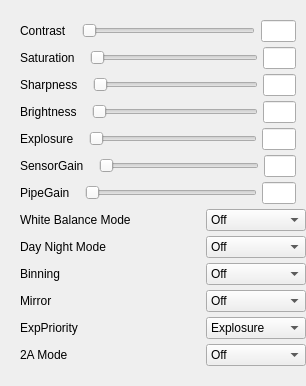
                      <widget class="QWidget" name="camera_settingNormal">
                       <attribute name="title">
                        <string>Normal</string>
                       </attribute>
                       <layout class="QVBoxLayout" name="verticalLayout_8">
                        <property name="spacing">
                         <number>5</number>
                        </property>
                        <property name="leftMargin">
                         <number>20</number>
                        </property>
                        <property name="topMargin">
                         <number>20</number>
                        </property>
                        <property name="rightMargin">
                         <number>0</number>
                        </property>
                        <property name="bottomMargin">
                         <number>20</number>
                        </property>
                        <item>
                         <layout class="QHBoxLayout" name="camera_contrastlabellayout">
                          <item>
                           <widget class="QLabel" name="camera_contrastlabel">
                            <property name="sizePolicy">
                             <sizepolicy hsizetype="Preferred" vsizetype="Expanding">
                              <horstretch>0</horstretch>
                              <verstretch>0</verstretch>
                             </sizepolicy>
                            </property>
                            <property name="text">
                             <string>Contrast</string>
                            </property>
                           </widget>
                          </item>
                          <item>
                           <layout class="QHBoxLayout" name="camera_contrastsublayout" stretch="5,1">
                            <property name="spacing">
                             <number>6</number>
                            </property>
                            <property name="leftMargin">
                             <number>10</number>
                            </property>
                            <property name="rightMargin">
                             <number>10</number>
                            </property>
                            <item>
                             <widget class="QSlider" name="camera_contrastSlider">
                              <property name="orientation">
                               <enum>Qt::Horizontal</enum>
                              </property>
                             </widget>
                            </item>
                            <item>
                             <widget class="LineEdit" name="camera_contrastlineEdit"/>
                            </item>
                           </layout>
                          </item>
                         </layout>
                        </item>
                        <item>
                         <layout class="QHBoxLayout" name="camera_saturationlayout">
                          <item>
                           <widget class="QLabel" name="camera_saturationlabel">
                            <property name="sizePolicy">
                             <sizepolicy hsizetype="Preferred" vsizetype="Expanding">
                              <horstretch>0</horstretch>
                              <verstretch>0</verstretch>
                             </sizepolicy>
                            </property>
                            <property name="text">
                             <string>Saturation</string>
                            </property>
                           </widget>
                          </item>
                          <item>
                           <layout class="QHBoxLayout" name="camera_saturationsublayout" stretch="5,1">
                            <property name="leftMargin">
                             <number>10</number>
                            </property>
                            <property name="rightMargin">
                             <number>10</number>
                            </property>
                            <item>
                             <widget class="QSlider" name="camera_saturationSlider">
                              <property name="orientation">
                               <enum>Qt::Horizontal</enum>
                              </property>
                             </widget>
                            </item>
                            <item>
                             <widget class="LineEdit" name="camera_saturationlineEdit"/>
                            </item>
                           </layout>
                          </item>
                         </layout>
                        </item>
                        <item>
                         <layout class="QHBoxLayout" name="camera_sharpnesslayout">
                          <item>
                           <widget class="QLabel" name="camera_sharpnesslabel">
                            <property name="sizePolicy">
                             <sizepolicy hsizetype="Preferred" vsizetype="Expanding">
                              <horstretch>0</horstretch>
                              <verstretch>0</verstretch>
                             </sizepolicy>
                            </property>
                            <property name="text">
                             <string>Sharpness</string>
                            </property>
                           </widget>
                          </item>
                          <item>
                           <layout class="QHBoxLayout" name="camera_sharpnesssublayout" stretch="5,1">
                            <property name="leftMargin">
                             <number>10</number>
                            </property>
                            <property name="rightMargin">
                             <number>10</number>
                            </property>
                            <item>
                             <widget class="QSlider" name="camera_sharpnessSlider">
                              <property name="orientation">
                               <enum>Qt::Horizontal</enum>
                              </property>
                             </widget>
                            </item>
                            <item>
                             <widget class="LineEdit" name="camera_sharpnesslineEdit"/>
                            </item>
                           </layout>
                          </item>
                         </layout>
                        </item>
                        <item>
                         <layout class="QHBoxLayout" name="camera_brtightnesslayout">
                          <item>
                           <widget class="QLabel" name="camera_brightnesslabel">
                            <property name="sizePolicy">
                             <sizepolicy hsizetype="Preferred" vsizetype="Expanding">
                              <horstretch>0</horstretch>
                              <verstretch>0</verstretch>
                             </sizepolicy>
                            </property>
                            <property name="text">
                             <string>Brightness</string>
                            </property>
                           </widget>
                          </item>
                          <item>
                           <layout class="QHBoxLayout" name="camera_brightnesssublayout" stretch="5,1">
                            <property name="leftMargin">
                             <number>10</number>
                            </property>
                            <property name="rightMargin">
                             <number>10</number>
                            </property>
                            <item>
                             <widget class="QSlider" name="camera_brightnessSlider">
                              <property name="orientation">
                               <enum>Qt::Horizontal</enum>
                              </property>
                             </widget>
                            </item>
                            <item>
                             <widget class="LineEdit" name="camera_brightnesslineEdit"/>
                            </item>
                           </layout>
                          </item>
                         </layout>
                        </item>
                        <item>
                         <layout class="QHBoxLayout" name="camera_exposurelayout">
                          <item>
                           <widget class="QLabel" name="camera_exposurelabel">
                            <property name="sizePolicy">
                             <sizepolicy hsizetype="Preferred" vsizetype="Expanding">
                              <horstretch>0</horstretch>
                              <verstretch>0</verstretch>
                             </sizepolicy>
                            </property>
                            <property name="text">
                             <string>Explosure</string>
                            </property>
                           </widget>
                          </item>
                          <item>
                           <layout class="QHBoxLayout" name="camera_exposuresublayout" stretch="5,1">
                            <property name="leftMargin">
                             <number>10</number>
                            </property>
                            <property name="rightMargin">
                             <number>10</number>
                            </property>
                            <item>
                             <widget class="QSlider" name="camera_exposureSlider">
                              <property name="orientation">
                               <enum>Qt::Horizontal</enum>
                              </property>
                             </widget>
                            </item>
                            <item>
                             <widget class="LineEdit" name="camera_exposurelineEdit"/>
                            </item>
                           </layout>
                          </item>
                         </layout>
                        </item>
                        <item>
                         <layout class="QHBoxLayout" name="camera_sensorgainlayout">
                          <item>
                           <widget class="QLabel" name="camera_sensorgainlabel">
                            <property name="sizePolicy">
                             <sizepolicy hsizetype="Preferred" vsizetype="Expanding">
                              <horstretch>0</horstretch>
                              <verstretch>0</verstretch>
                             </sizepolicy>
                            </property>
                            <property name="text">
                             <string>SensorGain</string>
                            </property>
                           </widget>
                          </item>
                          <item>
                           <layout class="QHBoxLayout" name="camera_sensorgainsublayout" stretch="5,1">
                            <property name="leftMargin">
                             <number>10</number>
                            </property>
                            <property name="rightMargin">
                             <number>10</number>
                            </property>
                            <item>
                             <widget class="QSlider" name="camera_sensorgainSlider">
                              <property name="orientation">
                               <enum>Qt::Horizontal</enum>
                              </property>
                             </widget>
                            </item>
                            <item>
                             <widget class="LineEdit" name="camera_sensorgainlineEdit"/>
                            </item>
                           </layout>
                          </item>
                         </layout>
                        </item>
                        <item>
                         <layout class="QHBoxLayout" name="camera_pipegainlayout">
                          <item>
                           <widget class="QLabel" name="camera_pipegainlabel">
                            <property name="sizePolicy">
                             <sizepolicy hsizetype="Preferred" vsizetype="Expanding">
                              <horstretch>0</horstretch>
                              <verstretch>0</verstretch>
                             </sizepolicy>
                            </property>
                            <property name="text">
                             <string>PipeGain</string>
                            </property>
                           </widget>
                          </item>
                          <item>
                           <layout class="QHBoxLayout" name="camera_pipegainsublayout" stretch="5,1">
                            <property name="leftMargin">
                             <number>10</number>
                            </property>
                            <property name="rightMargin">
                             <number>10</number>
                            </property>
                            <item>
                             <widget class="QSlider" name="camera_pipegainSlider">
                              <property name="orientation">
                               <enum>Qt::Horizontal</enum>
                              </property>
                             </widget>
                            </item>
                            <item>
                             <widget class="LineEdit" name="camera_pipegainlineEdit"/>
                            </item>
                           </layout>
                          </item>
                         </layout>
                        </item>
                        <item>
                         <layout class="QHBoxLayout" name="camera_whitebalancemodelayout">
                          <item alignment="Qt::AlignLeft">
                           <widget class="QLabel" name="camera_whitebalancemodelabel">
                            <property name="sizePolicy">
                             <sizepolicy hsizetype="Preferred" vsizetype="Expanding">
                              <horstretch>0</horstretch>
                              <verstretch>0</verstretch>
                             </sizepolicy>
                            </property>
                            <property name="text">
                             <string>White Balance Mode</string>
                            </property>
                           </widget>
                          </item>
                          <item alignment="Qt::AlignRight">
                           <widget class="QComboBox" name="camera_whitebalancemodecomboBox">
                            <property name="sizePolicy">
                             <sizepolicy hsizetype="Fixed" vsizetype="Fixed">
                              <horstretch>0</horstretch>
                              <verstretch>0</verstretch>
                             </sizepolicy>
                            </property>
                            <property name="minimumSize">
                             <size>
                              <width>100</width>
                              <height>0</height>
                             </size>
                            </property>
                            <property name="maximumSize">
                             <size>
                              <width>100</width>
                              <height>16777215</height>
                             </size>
                            </property>
                            <item>
                             <property name="text">
                              <string>Off</string>
                             </property>
                            </item>
                            <item>
                             <property name="text">
                              <string>On</string>
                             </property>
                            </item>
                           </widget>
                          </item>
                         </layout>
                        </item>
                        <item>
                         <layout class="QHBoxLayout" name="camera_daynightmodelayout">
                          <item alignment="Qt::AlignLeft">
                           <widget class="QLabel" name="camera_daynightmodelabel">
                            <property name="sizePolicy">
                             <sizepolicy hsizetype="Preferred" vsizetype="Expanding">
                              <horstretch>0</horstretch>
                              <verstretch>0</verstretch>
                             </sizepolicy>
                            </property>
                            <property name="text">
                             <string>Day Night Mode</string>
                            </property>
                           </widget>
                          </item>
                          <item alignment="Qt::AlignRight">
                           <widget class="QComboBox" name="camera_daynightmodecomboBox">
                            <property name="sizePolicy">
                             <sizepolicy hsizetype="Fixed" vsizetype="Fixed">
                              <horstretch>0</horstretch>
                              <verstretch>0</verstretch>
                             </sizepolicy>
                            </property>
                            <property name="minimumSize">
                             <size>
                              <width>100</width>
                              <height>0</height>
                             </size>
                            </property>
                            <property name="maximumSize">
                             <size>
                              <width>100</width>
                              <height>16777215</height>
                             </size>
                            </property>
                            <item>
                             <property name="text">
                              <string>Off</string>
                             </property>
                            </item>
                            <item>
                             <property name="text">
                              <string>On</string>
                             </property>
                            </item>
                           </widget>
                          </item>
                         </layout>
                        </item>
                        <item>
                         <layout class="QHBoxLayout" name="camera_binninglayout">
                          <item alignment="Qt::AlignLeft">
                           <widget class="QLabel" name="camera_binninglabel">
                            <property name="sizePolicy">
                             <sizepolicy hsizetype="Preferred" vsizetype="Expanding">
                              <horstretch>0</horstretch>
                              <verstretch>0</verstretch>
                             </sizepolicy>
                            </property>
                            <property name="text">
                             <string>Binning</string>
                            </property>
                           </widget>
                          </item>
                          <item alignment="Qt::AlignRight">
                           <widget class="QComboBox" name="camera_binningcomboBox">
                            <property name="sizePolicy">
                             <sizepolicy hsizetype="Fixed" vsizetype="Fixed">
                              <horstretch>0</horstretch>
                              <verstretch>0</verstretch>
                             </sizepolicy>
                            </property>
                            <property name="minimumSize">
                             <size>
                              <width>100</width>
                              <height>0</height>
                             </size>
                            </property>
                            <property name="maximumSize">
                             <size>
                              <width>100</width>
                              <height>16777215</height>
                             </size>
                            </property>
                            <item>
                             <property name="text">
                              <string>Off</string>
                             </property>
                            </item>
                            <item>
                             <property name="text">
                              <string>On</string>
                             </property>
                            </item>
                           </widget>
                          </item>
                         </layout>
                        </item>
                        <item>
                         <layout class="QHBoxLayout" name="camera_mirrorlayout">
                          <item alignment="Qt::AlignLeft">
                           <widget class="QLabel" name="camera_mirrorlabel">
                            <property name="sizePolicy">
                             <sizepolicy hsizetype="Preferred" vsizetype="Expanding">
                              <horstretch>0</horstretch>
                              <verstretch>0</verstretch>
                             </sizepolicy>
                            </property>
                            <property name="text">
                             <string>Mirror</string>
                            </property>
                           </widget>
                          </item>
                          <item alignment="Qt::AlignRight">
                           <widget class="QComboBox" name="camera_mirrorcomboBox">
                            <property name="sizePolicy">
                             <sizepolicy hsizetype="Fixed" vsizetype="Fixed">
                              <horstretch>0</horstretch>
                              <verstretch>0</verstretch>
                             </sizepolicy>
                            </property>
                            <property name="minimumSize">
                             <size>
                              <width>100</width>
                              <height>0</height>
                             </size>
                            </property>
                            <property name="maximumSize">
                             <size>
                              <width>100</width>
                              <height>16777215</height>
                             </size>
                            </property>
                            <item>
                             <property name="text">
                              <string>Off</string>
                             </property>
                            </item>
                            <item>
                             <property name="text">
                              <string>On</string>
                             </property>
                            </item>
                           </widget>
                          </item>
                         </layout>
                        </item>
                        <item>
                         <layout class="QHBoxLayout" name="camera_expprioritylayout">
                          <item alignment="Qt::AlignLeft">
                           <widget class="QLabel" name="camera_expprioritylabel">
                            <property name="sizePolicy">
                             <sizepolicy hsizetype="Preferred" vsizetype="Expanding">
                              <horstretch>0</horstretch>
                              <verstretch>0</verstretch>
                             </sizepolicy>
                            </property>
                            <property name="text">
                             <string>ExpPriority</string>
                            </property>
                           </widget>
                          </item>
                          <item alignment="Qt::AlignRight">
                           <widget class="QComboBox" name="camera_expprioritycomboBox">
                            <property name="sizePolicy">
                             <sizepolicy hsizetype="Fixed" vsizetype="Fixed">
                              <horstretch>0</horstretch>
                              <verstretch>0</verstretch>
                             </sizepolicy>
                            </property>
                            <property name="minimumSize">
                             <size>
                              <width>100</width>
                              <height>0</height>
                             </size>
                            </property>
                            <property name="maximumSize">
                             <size>
                              <width>100</width>
                              <height>16777215</height>
                             </size>
                            </property>
                            <item>
                             <property name="text">
                              <string>Explosure</string>
                             </property>
                            </item>
                            <item>
                             <property name="text">
                              <string>Gain</string>
                             </property>
                            </item>
                           </widget>
                          </item>
                         </layout>
                        </item>
                        <item>
                         <layout class="QHBoxLayout" name="camera_2Amodelayout">
                          <item alignment="Qt::AlignLeft">
                           <widget class="QLabel" name="camera_2Amodelabel">
                            <property name="sizePolicy">
                             <sizepolicy hsizetype="Preferred" vsizetype="Expanding">
                              <horstretch>0</horstretch>
                              <verstretch>0</verstretch>
                             </sizepolicy>
                            </property>
                            <property name="text">
                             <string>2A Mode</string>
                            </property>
                           </widget>
                          </item>
                          <item alignment="Qt::AlignRight">
                           <widget class="QComboBox" name="camera_2AmodecomboBox">
                            <property name="sizePolicy">
                             <sizepolicy hsizetype="Fixed" vsizetype="Fixed">
                              <horstretch>0</horstretch>
                              <verstretch>0</verstretch>
                             </sizepolicy>
                            </property>
                            <property name="minimumSize">
                             <size>
                              <width>100</width>
                              <height>0</height>
                             </size>
                            </property>
                            <property name="maximumSize">
                             <size>
                              <width>100</width>
                              <height>16777215</height>
                             </size>
                            </property>
                            <item>
                             <property name="text">
                              <string>Off</string>
                             </property>
                            </item>
                            <item>
                             <property name="text">
                              <string>AE</string>
                             </property>
                            </item>
                            <item>
                             <property name="text">
                              <string>AWB</string>
                             </property>
                            </item>
                            <item>
                             <property name="text">
                              <string>AEWB</string>
                             </property>
                            </item>
                           </widget>
                          </item>
                         </layout>
                        </item>
                       </layout>
                      </widget>
